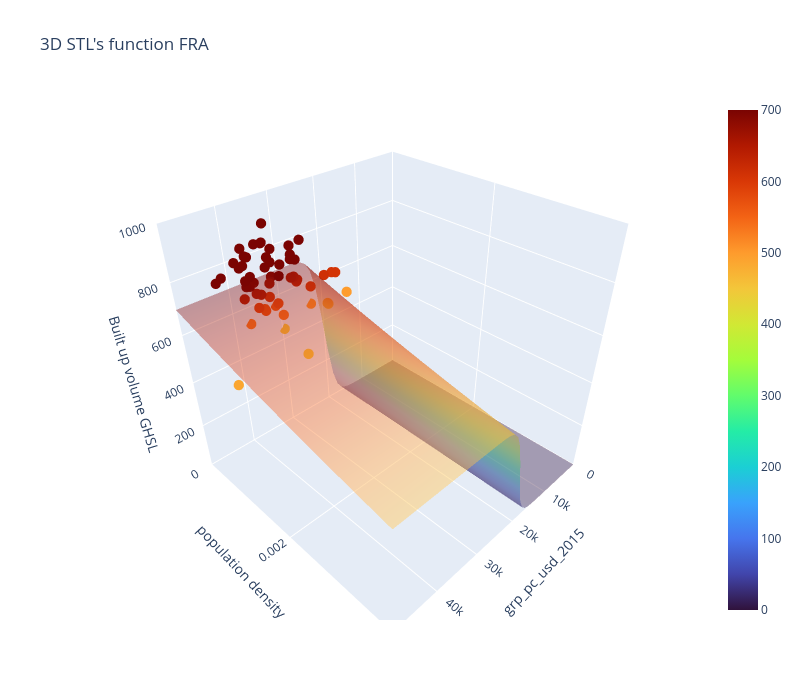
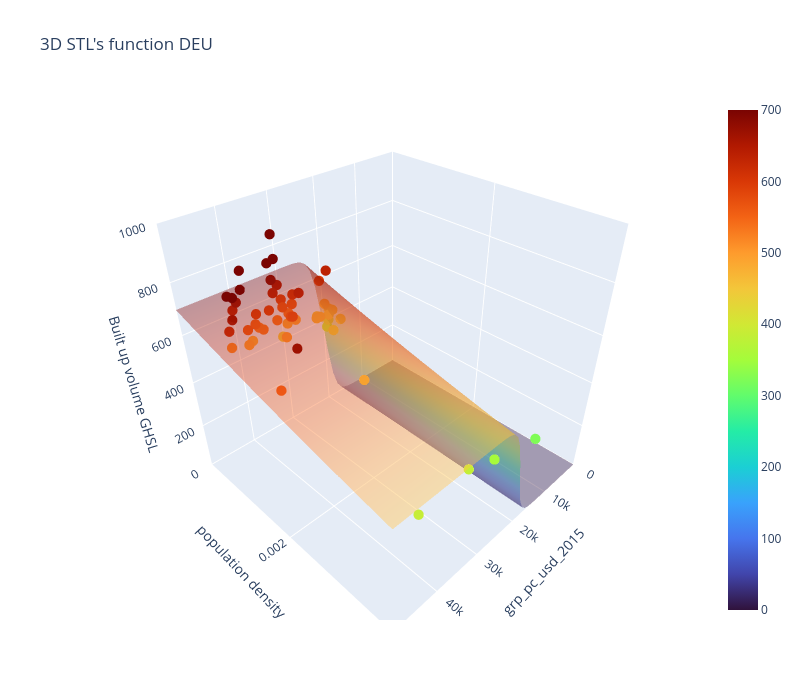
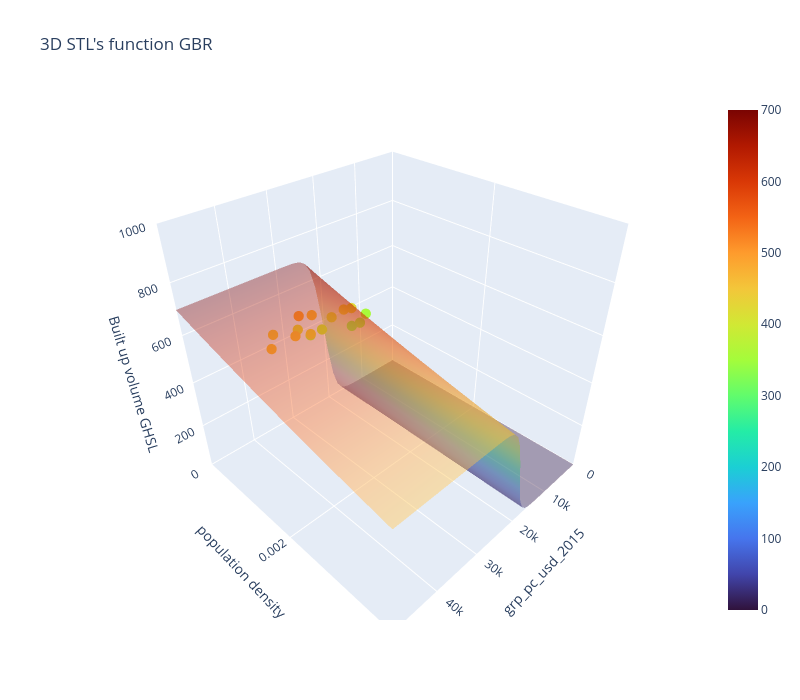
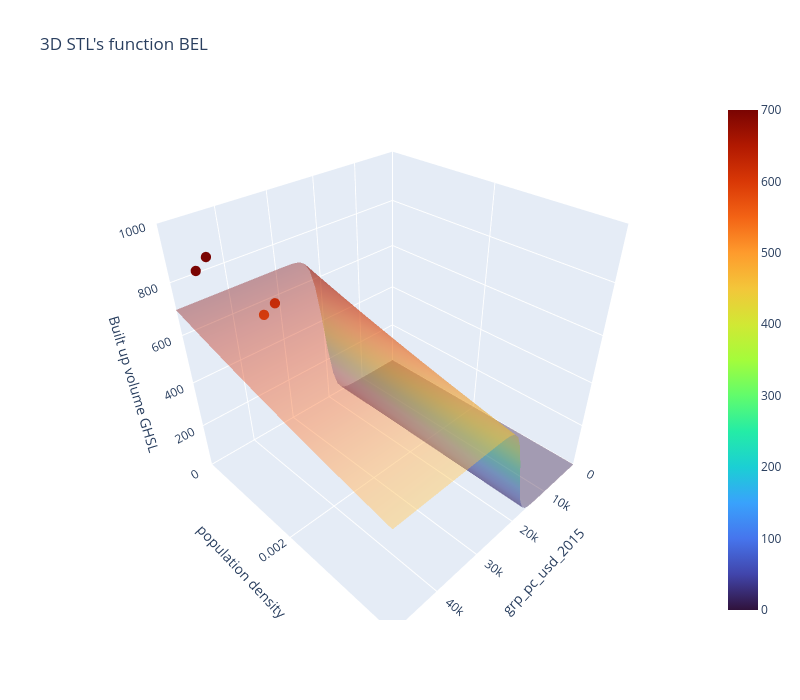

The code cell stored with these charts, in order, in its notebook:
### Code cell
if three_D_plots:
    import plotly.graph_objects as go

    for j in range(len(regions)):
        try:
            # Create a meshgrid of x and y values
            x = np.linspace(x_min, x_max, 50)
            y = np.linspace(y_min, y_max, 50)
            x_grid, y_grid = np.meshgrid(x, y)

            if fit_type == 0:
                z = STL([x_grid, y_grid], STL_fit_handler[j].fitted_params[0], STL_fit_handler[j].fitted_params[1], STL_fit_handler[j].fitted_params[2], STL_fit_handler[j].fitted_params[3], STL_fit_handler[j].fitted_params[4])
            elif fit_type == 1: 
                z = STL([x_grid, y_grid], saturation_fit_handler[j].fitted_params[0], saturation_fit_handler[j].fitted_params[1], STL_fit_handler[j].fitted_params[2], logistic_fit_handler[j].fitted_params[1], logistic_fit_handler[j].fitted_params[2])
            elif fit_type == 2:
                z = STL([x_grid, y_grid], my_own_fit[0], my_own_fit[1], my_own_fit[2], my_own_fit[3], my_own_fit[4])

            cmin = np.min(z)
            cmax = np.max(z)
            
            # Create the surface plot using Plotly
            fig = go.Figure(data=[
                go.Surface(
                    z=z, 
                    x=x_grid, 
                    y=y_grid, 
                    colorscale="Turbo", 
                    cmin=cmin,
                    cmax=cmax,
                    opacity=0.4),
                go.Scatter3d(
                    x=df_gdp_cap_region_handler[j], y=df_pop_density_region_handler[j], z=df_built_up_region_handler[j],
                    mode='markers',  # Use 'markers' for scatter plot
                    marker=dict(
                        size=6,  # Size of the points
                        color=df_built_up_region_handler[j],  # Color of the points
                        colorscale='Turbo',  # Colorscale for the points
                        cmin=cmin,
                        cmax=cmax,
                        opacity=1.0
                    )
                ),
                
                ]
                )
        
            # Customize the layout
            fig.update_layout(title=f'3D STL\'s function {regions[j].name}',
                            scene=dict(
                                xaxis=dict(title='grp_pc_usd_2015',range=[x_min, x_max]),
                                yaxis=dict(title='population density', range=[y_min, y_max]),
                                zaxis=dict(title=y_col, range=[z_min, z_max],),
                            ),
                            width=800, height=700)
        
            # Show the plot
            fig.show()
        except Exception as e:
            print(region.name, "\n", e)

### Figure 1 — Plotly figure (JSON) as saved in the notebook; plotly's stock layout.template omitted (floating-point values rounded to 4 significant figures; data arrays with more than 128 entries replaced by an {"elided": "..."} marker saying what was removed)
{"data": [{"cmax": 700.0, "cmin": 9.671e-07, "colorscale": [[0, "#30123b"], [0.07143, "#4145ab"], [0.1429, "#4675ed"], [0.2143, "#39a2fc"], [0.2857, "#1bcfd4"], [0.3571, "#24eca6"], [0.4286, "#61fc6c"], [0.5, "#a4fc3b"], [0.5714, "#d1e834"], [0.6429, "#f3c63a"], [0.7143, "#fe9b2d"], [0.7857, "#f36315"], [0.8571, "#d93806"], [0.9286, "#b11901"], [1, "#7a0402"]], "opacity": 0.4, "type": "surface", "x": {"elided": "50x50 float values"}, "y": {"elided": "50x50 float values"}, "z": {"elided": "50x50 float values"}}, {"marker": {"cmax": 700.0, "cmin": 9.671e-07, "color": [614.2, 652.1, 731.4, 752.7, 776.3, 475.0, 573.8, 655.5, 722.2, 798.0, 498.8, 581.4, 645.8, 694.8, 745.5, 607.7, 695.2, 784.4, 838.4, 899.7, 449.8, 506.7, 535.1, 565.7, 594.5, 661.8, 718.8, 777.1, 538.4, 607.1, 658.1, 701.7, 449.2, 458.0, 486.7, 473.6, 473.9, 488.1, 573.2, 639.1, 697.7, 755.9, 614.9, 722.1, 774.0, 832.4, 692.2, 792.5, 807.1, 835.1, 605.9, 673.5, 754.3, 802.3, 843.5, 660.9, 742.9, 771.8, 813.2], "colorscale": [[0, "#30123b"], [0.07143, "#4145ab"], [0.1429, "#4675ed"], [0.2143, "#39a2fc"], [0.2857, "#1bcfd4"], [0.3571, "#24eca6"], [0.4286, "#61fc6c"], [0.5, "#a4fc3b"], [0.5714, "#d1e834"], [0.6429, "#f3c63a"], [0.7143, "#fe9b2d"], [0.7857, "#f36315"], [0.8571, "#d93806"], [0.9286, "#b11901"], [1, "#7a0402"]], "opacity": 1, "size": 6}, "mode": "markers", "type": "scatter3d", "x": [19910.0, 37880.0, 29940.0, 42890.0, 38230.0, 18990.0, 33760.0, 26780.0, 35970.0, 31290.0, 14500.0, 31140.0, 26480.0, 36690.0, 33240.0, 17700.0, 35380.0, 27220.0, 37220.0, 32360.0, 29810.0, 23090.0, 36930.0, 31260.0, 35200.0, 27730.0, 37280.0, 32500.0, 30910.0, 24240.0, 35160.0, 31090.0, 31880.0, 58740.0, 47320.0, 74710.0, 66650.0, 19590.0, 33960.0, 26680.0, 37310.0, 32020.0, 32460.0, 26220.0, 37230.0, 33140.0, 31710.0, 24960.0, 36670.0, 33060.0, 17080.0, 32460.0, 27490.0, 39090.0, 34860.0, 35680.0, 27980.0, 42170.0, 36920.0], "y": [8.541e-05, 9.4e-05, 9.869e-05, 0.0001068, 0.0001127, 5.496e-05, 5.644e-05, 5.703e-05, 5.869e-05, 5.856e-05, 9.801e-05, 0.0001031, 0.000108, 0.000118, 0.000123, 5.558e-05, 5.998e-05, 6.201e-05, 6.449e-05, 6.512e-05, 2.912e-05, 3.086e-05, 3.612e-05, 3.949e-05, 9.179e-05, 9.4e-05, 9.629e-05, 9.66e-05, 0.0001813, 0.0001841, 0.000187, 0.0001886, 0.0008195, 0.0008828, 0.0009139, 0.0009775, 0.001013, 9.801e-05, 0.0001042, 0.000107, 0.0001103, 0.0001109, 6.067e-05, 6.283e-05, 6.815e-05, 7.093e-05, 6.221e-05, 6.706e-05, 7.551e-05, 8.054e-05, 8.788e-05, 9.558e-05, 0.0001016, 0.0001117, 0.0001183, 0.0001376, 0.0001468, 0.0001584, 0.0001634], "z": [614.2, 652.1, 731.4, 752.7, 776.3, 475.0, 573.8, 655.5, 722.2, 798.0, 498.8, 581.4, 645.8, 694.8, 745.5, 607.7, 695.2, 784.4, 838.4, 899.7, 449.8, 506.7, 535.1, 565.7, 594.5, 661.8, 718.8, 777.1, 538.4, 607.1, 658.1, 701.7, 449.2, 458.0, 486.7, 473.6, 473.9, 488.1, 573.2, 639.1, 697.7, 755.9, 614.9, 722.1, 774.0, 832.4, 692.2, 792.5, 807.1, 835.1, 605.9, 673.5, 754.3, 802.3, 843.5, 660.9, 742.9, 771.8, 813.2]}], "layout": {"height": 700, "scene": {"xaxis": {"range": [0, 50000], "title": {"text": "grp_pc_usd_2015"}}, "yaxis": {"range": [0, 0.004], "title": {"text": "population density"}}, "zaxis": {"range": [0, 1000], "title": {"text": "Built up volume GHSL"}}}, "title": {"text": "3D STL's function FRA"}, "width": 800}}

### Figure 2 — Plotly figure (JSON) as saved in the notebook; plotly's stock layout.template omitted (floating-point values rounded to 4 significant figures; data arrays with more than 128 entries replaced by an {"elided": "..."} marker saying what was removed)
{"data": [{"cmax": 700.0, "cmin": 9.671e-07, "colorscale": [[0, "#30123b"], [0.07143, "#4145ab"], [0.1429, "#4675ed"], [0.2143, "#39a2fc"], [0.2857, "#1bcfd4"], [0.3571, "#24eca6"], [0.4286, "#61fc6c"], [0.5, "#a4fc3b"], [0.5714, "#d1e834"], [0.6429, "#f3c63a"], [0.7143, "#fe9b2d"], [0.7857, "#f36315"], [0.8571, "#d93806"], [0.9286, "#b11901"], [1, "#7a0402"]], "opacity": 0.4, "type": "surface", "x": {"elided": "50x50 float values"}, "y": {"elided": "50x50 float values"}, "z": {"elided": "50x50 float values"}}, {"marker": {"cmax": 700.0, "cmin": 9.671e-07, "color": [473.0, 497.9, 536.1, 568.9, 598.2, 459.7, 486.1, 530.8, 578.1, 614.4, 322.2, 353.7, 383.1, 387.8, 380.3, 599.1, 683.8, 753.0, 449.2, 563.4, 668.6, 714.7, 728.8, 536.2, 559.4, 568.3, 573.4, 474.3, 518.6, 560.9, 603.5, 621.9, 487.3, 588.1, 652.4, 422.0, 491.3, 565.6, 641.4, 700.8, 436.5, 504.7, 577.3, 628.5, 665.6, 466.5, 539.5, 610.0, 670.9, 712.3, 456.3, 563.4, 642.1, 725.0, 808.4, 461.1, 536.6, 590.3, 636.7, 764.0, 856.9, 394.2, 446.6, 495.5, 552.5, 592.5, 470.9, 564.5, 637.2], "colorscale": [[0, "#30123b"], [0.07143, "#4145ab"], [0.1429, "#4675ed"], [0.2143, "#39a2fc"], [0.2857, "#1bcfd4"], [0.3571, "#24eca6"], [0.4286, "#61fc6c"], [0.5, "#a4fc3b"], [0.5714, "#d1e834"], [0.6429, "#f3c63a"], [0.7143, "#fe9b2d"], [0.7857, "#f36315"], [0.8571, "#d93806"], [0.9286, "#b11901"], [1, "#7a0402"]], "opacity": 1, "size": 6}, "mode": "markers", "type": "scatter3d", "x": [24110.0, 39700.0, 36470.0, 51440.0, 52310.0, 22950.0, 38010.0, 36430.0, 52170.0, 53340.0, 15360.0, 25510.0, 31240.0, 43210.0, 46330.0, 21250.0, 32060.0, 32480.0, 30080.0, 45940.0, 41590.0, 57500.0, 54060.0, 63250.0, 56480.0, 76190.0, 72550.0, 23330.0, 43150.0, 39570.0, 53990.0, 51280.0, 20220.0, 30290.0, 30790.0, 20220.0, 30120.0, 28770.0, 41100.0, 41760.0, 22790.0, 33680.0, 31970.0, 44760.0, 43880.0, 19530.0, 30010.0, 28730.0, 40460.0, 39350.0, 20130.0, 31550.0, 29260.0, 42420.0, 40300.0, 20970.0, 32830.0, 34310.0, 19840.0, 31320.0, 31280.0, 20750.0, 31560.0, 28390.0, 37180.0, 36800.0, 19970.0, 30690.0, 32360.0], "y": [0.0002584, 0.0002787, 0.0002923, 0.0002998, 0.0003075, 0.0001465, 0.0001626, 0.0001733, 0.0001784, 0.0001854, 0.00393, 0.003855, 0.003804, 0.003867, 0.004059, 8.798e-05, 8.495e-05, 8.469e-05, 0.001855, 0.001748, 0.001676, 0.001673, 0.001721, 0.002187, 0.002332, 0.002428, 0.002505, 0.0002678, 0.0002793, 0.000287, 0.0002875, 0.0002961, 7.916e-05, 7.305e-05, 7.127e-05, 0.0001525, 0.0001612, 0.000167, 0.0001677, 0.0001684, 0.0005232, 0.0005277, 0.0005306, 0.0005269, 0.000528, 0.000199, 0.0002018, 0.0002038, 0.0002028, 0.0002059, 0.0004516, 0.000435, 0.0004239, 0.0004045, 0.0003933, 0.0002441, 0.0002282, 0.0002234, 0.0001291, 0.0001148, 0.0001083, 0.0001626, 0.0001749, 0.0001831, 0.0001867, 0.0001906, 0.0001514, 0.0001391, 0.000133], "z": [473.0, 497.9, 536.1, 568.9, 598.2, 459.7, 486.1, 530.8, 578.1, 614.4, 322.2, 353.7, 383.1, 387.8, 380.3, 599.1, 683.8, 753.0, 449.2, 563.4, 668.6, 714.7, 728.8, 536.2, 559.4, 568.3, 573.4, 474.3, 518.6, 560.9, 603.5, 621.9, 487.3, 588.1, 652.4, 422.0, 491.3, 565.6, 641.4, 700.8, 436.5, 504.7, 577.3, 628.5, 665.6, 466.5, 539.5, 610.0, 670.9, 712.3, 456.3, 563.4, 642.1, 725.0, 808.4, 461.1, 536.6, 590.3, 636.7, 764.0, 856.9, 394.2, 446.6, 495.5, 552.5, 592.5, 470.9, 564.5, 637.2]}], "layout": {"height": 700, "scene": {"xaxis": {"range": [0, 50000], "title": {"text": "grp_pc_usd_2015"}}, "yaxis": {"range": [0, 0.004], "title": {"text": "population density"}}, "zaxis": {"range": [0, 1000], "title": {"text": "Built up volume GHSL"}}}, "title": {"text": "3D STL's function DEU"}, "width": 800}}

### Figure 3 — Plotly figure (JSON) as saved in the notebook; plotly's stock layout.template omitted (floating-point values rounded to 4 significant figures; data arrays with more than 128 entries replaced by an {"elided": "..."} marker saying what was removed)
{"data": [{"cmax": 700.0, "cmin": 9.671e-07, "colorscale": [[0, "#30123b"], [0.07143, "#4145ab"], [0.1429, "#4675ed"], [0.2143, "#39a2fc"], [0.2857, "#1bcfd4"], [0.3571, "#24eca6"], [0.4286, "#61fc6c"], [0.5, "#a4fc3b"], [0.5714, "#d1e834"], [0.6429, "#f3c63a"], [0.7143, "#fe9b2d"], [0.7857, "#f36315"], [0.8571, "#d93806"], [0.9286, "#b11901"], [1, "#7a0402"]], "opacity": 0.4, "type": "surface", "x": {"elided": "50x50 float values"}, "y": {"elided": "50x50 float values"}, "z": {"elided": "50x50 float values"}}, {"marker": {"cmax": 700.0, "cmin": 9.671e-07, "color": [354.7, 418.7, 471.3, 495.0, 319.7, 373.3, 425.8, 455.0, 329.6, 388.2, 421.6, 433.3, 437.3, 463.1, 462.3], "colorscale": [[0, "#30123b"], [0.07143, "#4145ab"], [0.1429, "#4675ed"], [0.2143, "#39a2fc"], [0.2857, "#1bcfd4"], [0.3571, "#24eca6"], [0.4286, "#61fc6c"], [0.5, "#a4fc3b"], [0.5714, "#d1e834"], [0.6429, "#f3c63a"], [0.7143, "#fe9b2d"], [0.7857, "#f36315"], [0.8571, "#d93806"], [0.9286, "#b11901"], [1, "#7a0402"]], "opacity": 1, "size": 6}, "mode": "markers", "type": "scatter3d", "x": [9584.0, 19020.0, 23980.0, 27150.0, 13180.0, 24200.0, 27140.0, 32890.0, 11600.0, 21910.0, 13880.0, 16040.0, 26860.0, 30530.0, 36240.0], "y": [0.0001142, 0.0001187, 0.0001209, 0.0001294, 6.776e-05, 6.752e-05, 6.668e-05, 6.904e-05, 0.0001377, 0.0001407, 0.0001427, 0.0001496, 0.0003673, 0.0003796, 0.000405], "z": [354.7, 418.7, 471.3, 495.0, 319.7, 373.3, 425.8, 455.0, 329.6, 388.2, 421.6, 433.3, 437.3, 463.1, 462.3]}], "layout": {"height": 700, "scene": {"xaxis": {"range": [0, 50000], "title": {"text": "grp_pc_usd_2015"}}, "yaxis": {"range": [0, 0.004], "title": {"text": "population density"}}, "zaxis": {"range": [0, 1000], "title": {"text": "Built up volume GHSL"}}}, "title": {"text": "3D STL's function GBR"}, "width": 800}}

### Figure 4 — Plotly figure (JSON) as saved in the notebook; plotly's stock layout.template omitted (floating-point values rounded to 4 significant figures; data arrays with more than 128 entries replaced by an {"elided": "..."} marker saying what was removed)
{"data": [{"cmax": 700.0, "cmin": 9.671e-07, "colorscale": [[0, "#30123b"], [0.07143, "#4145ab"], [0.1429, "#4675ed"], [0.2143, "#39a2fc"], [0.2857, "#1bcfd4"], [0.3571, "#24eca6"], [0.4286, "#61fc6c"], [0.5, "#a4fc3b"], [0.5714, "#d1e834"], [0.6429, "#f3c63a"], [0.7143, "#fe9b2d"], [0.7857, "#f36315"], [0.8571, "#d93806"], [0.9286, "#b11901"], [1, "#7a0402"]], "opacity": 0.4, "type": "surface", "x": {"elided": "50x50 float values"}, "y": {"elided": "50x50 float values"}, "z": {"elided": "50x50 float values"}}, {"marker": {"cmax": 700.0, "cmin": 9.671e-07, "color": [464.5, 426.5, 870.2, 905.3, 579.4, 607.6], "colorscale": [[0, "#30123b"], [0.07143, "#4145ab"], [0.1429, "#4675ed"], [0.2143, "#39a2fc"], [0.2857, "#1bcfd4"], [0.3571, "#24eca6"], [0.4286, "#61fc6c"], [0.5, "#a4fc3b"], [0.5714, "#d1e834"], [0.6429, "#f3c63a"], [0.7143, "#fe9b2d"], [0.7857, "#f36315"], [0.8571, "#d93806"], [0.9286, "#b11901"], [1, "#7a0402"]], "opacity": 1, "size": 6}, "mode": "markers", "type": "scatter3d", "x": [91530.0, 77890.0, 48060.0, 46140.0, 35350.0, 32830.0], "y": [0.006973, 0.007716, 0.0004612, 0.0004839, 0.0002115, 0.0002197], "z": [464.5, 426.5, 870.2, 905.3, 579.4, 607.6]}], "layout": {"height": 700, "scene": {"xaxis": {"range": [0, 50000], "title": {"text": "grp_pc_usd_2015"}}, "yaxis": {"range": [0, 0.004], "title": {"text": "population density"}}, "zaxis": {"range": [0, 1000], "title": {"text": "Built up volume GHSL"}}}, "title": {"text": "3D STL's function BEL"}, "width": 800}}
